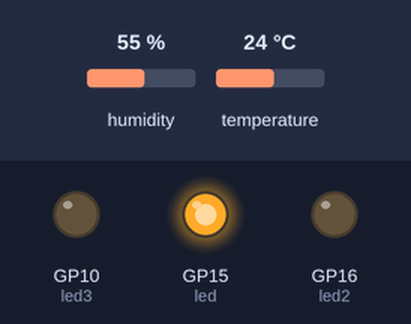
This program was run on a simulated Raspberry Pi Pico running MicroPython. Parts: output pins drawn as LEDs (lit = HIGH). Inputs (shaded band) come from the test bench; at power-on: humidity 55 %, temperature 24 °C. Library files of the repository ran but are not shown: sht2x.py; what the program prints to the serial console is not drawn.

Above: at 1.2 s.
1.3 s: humidity set to 51 %
2.9 s: humidity set to 48 %
At 5.0 s:
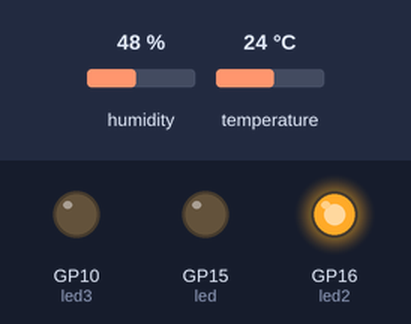
5.3 s: humidity set to 68 %
At 6.7 s:
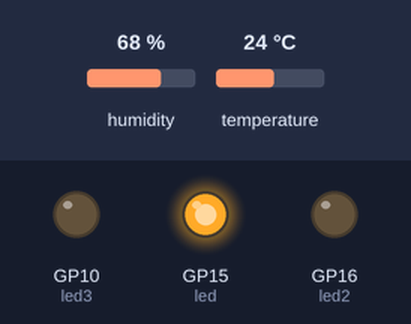
7.6 s: humidity set to 40 %
At 9.6 s:
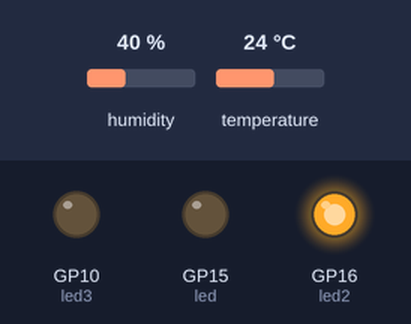
Timing chart, 0 to 11.0 s (numbered marks = the images above; inputs shaded):
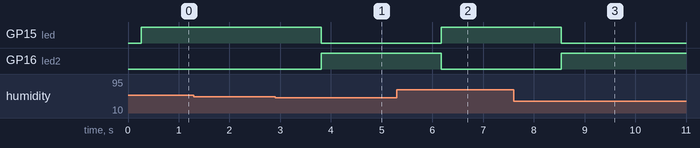

Measured:
- the behaviour switches between 50 and 49 % on humidity (found by bisection; images 0 and 1)
- after the input at 1.3 s, every drawn part: stays the same
- after the input at 2.9 s, GP15 (led): HIGH → LOW after 0.91 s; GP16 (led2): LOW → HIGH after 0.91 s
- after the input at 5.3 s, GP15 (led): LOW → HIGH after 0.88 s; GP16 (led2): HIGH → LOW after 0.88 s
- after the input at 7.6 s, GP15 (led): HIGH → LOW after 0.94 s; GP16 (led2): LOW → HIGH after 0.94 s

The program:

sencor.py
```python
from machine import Pin, I2C, UART
import utime
import time

#this is fpr cpmmecting and send over data to arduino

uart = UART(0, baudrate=9600, tx=Pin(0), rx=Pin(1))


# Import the SHT2x driver file
from sht2x import SHT2x
led=Pin(15,Pin.OUT)
led.value(0)

led2=Pin(16,Pin.OUT)
led2.value(0)

led3=Pin(10,Pin.OUT)
led3.value(0)
# Define the I2C bus pins on the Pico
# I2C 0 is typically used with these pins:
I2C_SCL = 5 # GPIO 5
I2C_SDA = 4  # GPIO 4

# Initialize the I2C communication interface
# Note: Ensure these pins match your wiring.
i2c = I2C(0, scl=Pin(I2C_SCL), sda=Pin(I2C_SDA), freq=100000)
SHT2X_ADDR = const(0x40)

# Wait for the sensor to be ready
utime.sleep_ms(50)

try:
    # Check if the SHT2x sensor is connected (it should respond at 0x40)
    devices = i2c.scan()
    if SHT2X_ADDR not in devices:
        led.value(1)

        led2.value(0)

        led3.value(0)
        time.sleep(1)

        led.value(0)
        time.sleep(1)
        led.value(1)

        time.sleep(1)


        raise OSError("SHT2x sensor not found at I2C address 0x40.")


    # Create the SHT2x object
    sensor = SHT2x(i2c)
    print("SHT2x Sensor initialized successfully.")

except Exception as e:
    print(f"Error: {e}")
    # Loop indefinitely or stop execution if the sensor isn't found
    while True:
        utime.sleep(5)

# Main loop to read and display data
while True:
    # Read the data from the sensor properties
    temp_c = sensor.temperature
    humi_rh = sensor.humidity
    print(f"🌡️ Temperature: {temp_c:0.2f} °C")
    uart.write('T {temp_c:0.2f} \n')

    if humi_rh > 50:
        print(f"Humidity:    {temp_c:0.2f} %RH HIGH")
        uart.write('H {humi_rh:0.2f} \n')
        # Turn on LED 1 (High indication)
        led.value(1)
        led2.value(0)
        led3.value(0)

    elif humi_rh < 30 :
        print(f"💧 Humidity:    {humi_rh:0.2f} %RH   LOW")
        uart.write('H {humi_rh:0.2f} \n')
        # Turn on LED 3 (Low indication)
        led.value(1)
        led2.value(0)
        led3.value(0)

    else:
        print(f"💧 Humidity:    {humi_rh:0.2f} %RH   NORMAL")
        uart.write('H {humi_rh:0.2f} \n')
        # Turn on LED 2 (Normal indication)
        led.value(0)
        led2.value(1)
        led3.value(0)

    # Wait before the next reading
    utime.sleep(1)
```
